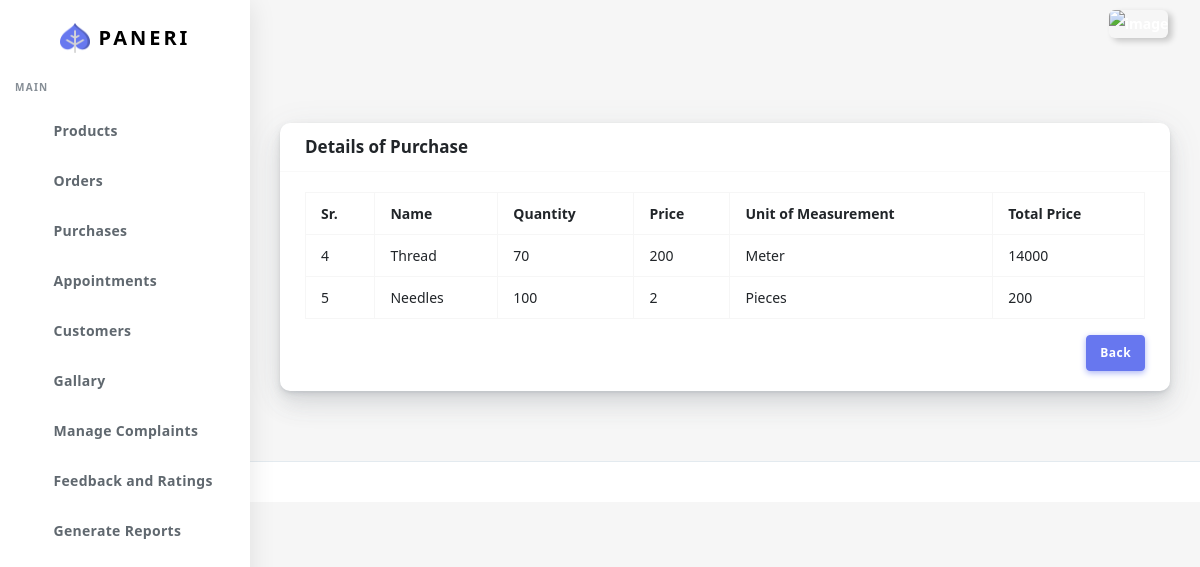
/purDet/8, run on the app's committed database.
### customer/models.py (models this page shows, shortened)
class PurchaseDetails(models.Model):
    pur_id=models.ForeignKey(Purchase,on_delete=CASCADE)
    raw_matId=models.ForeignKey(RawMaterial,on_delete=CASCADE)
    unit=models.ForeignKey(UnitOfMeasurement, on_delete=CASCADE)
    pur_qty=models.IntegerField()
    pur_price=models.IntegerField()

class RawMaterial(models.Model):
    raw_name=models.CharField(max_length=45)

class UnitOfMeasurement(models.Model):
    unitOfmes=models.CharField(max_length=15)

### customer/views.py (the view)
# urls.py: path("purDet/<int:id>",views.purDet,name="purDet"),
def purDet(request,id):
        pur=Purchase.objects.get(id=id)
        purd=PurchaseDetails.objects.filter(pur_id=pur).order_by('-pur_id')
        return render(request,"Mainadmin/pur-det.html",{'pur':purd})

### customer/templates/Mainadmin/pur-det.html (shortened to what this page needs)
{% extends "Mainadmin/index.html" %}
{% load static %}
{% load mathfilters %}
{% block body %}
<div class="main-content">
  <section class="section">
    <div class="section-body">
      <div class="row">
        <div class="col-12 col-md-12 col-lg-12">
          <div class="card">
            <div class="card-header">
              <h4>Details of Purchase</h4>
            </div>
            <div class="card-body">
              <div class="table-responsive">
                {% if pur %}
                <table class="table table-bordered table-md">
                  <tr>
                    <th>Sr.</th>
                    <th>Name</th>
                    <th>Quantity</th>
                    <th>Price</th>
                    <th>Unit of Measurement</th>
                    <th>Total Price</th>
                  </tr>
                  {% for p in pur  %}
                  <tr>
                    <td>{{p.id}}</td>
                    <td>{{p.raw_matId.raw_name}}</td>
                    <td>{{p.pur_qty}}</td>
                    <td>{{p.pur_price}}</td>
                    <td>{{p.unit.unitOfmes}}</td>
                    <td>{{p.pur_price|mul:p.pur_qty}}</td>
                  </tr>
                  {% endfor %}
                </table>
                {% endif %}
              </div>
              <button type="button" class="btn btn-primary pull-right">Back</button>
            </div>
          </div>
        </div>
      </div>
    </div>
  </section>
</div>
      <footer class="main-footer">
      </footer>
    </div>
  {% endblock body%}

### data on the page
PurchaseDetails: id "4", raw_matId.raw_name "Thread", pur_qty "70", pur_price "200", unit.unitOfmes "Meter", pur_price|mul "14000"
PurchaseDetails: id "5", raw_matId.raw_name "Needles", pur_qty "100", pur_price "2", unit.unitOfmes "Pieces", pur_price|mul "200"
